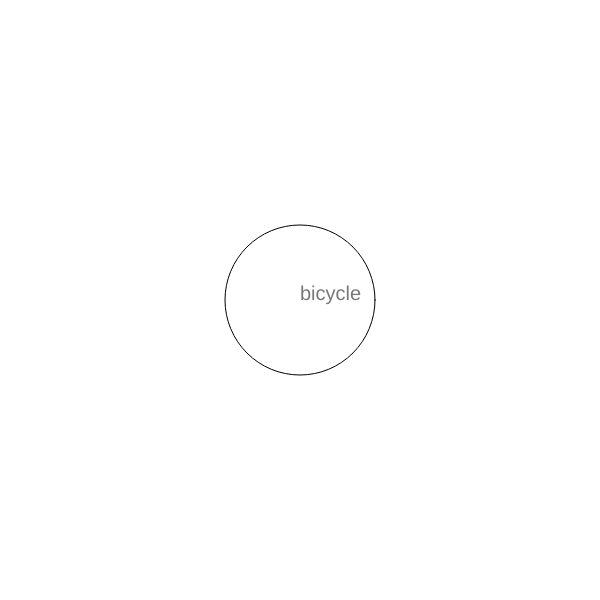
Frame 1 (no input)
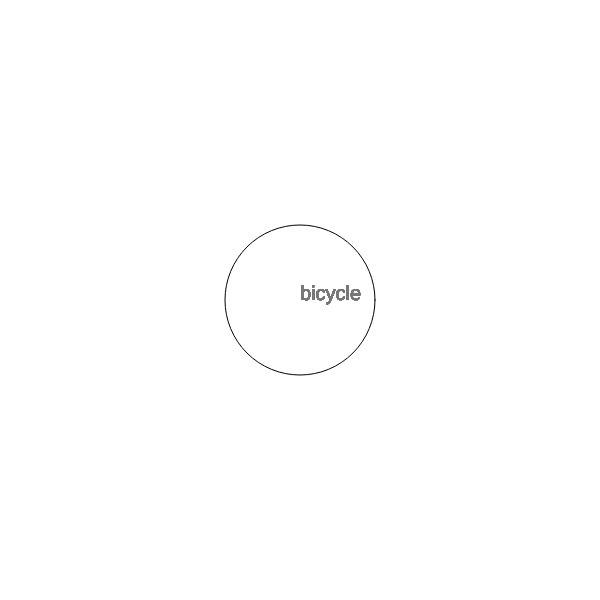
Frame 60 (no input)
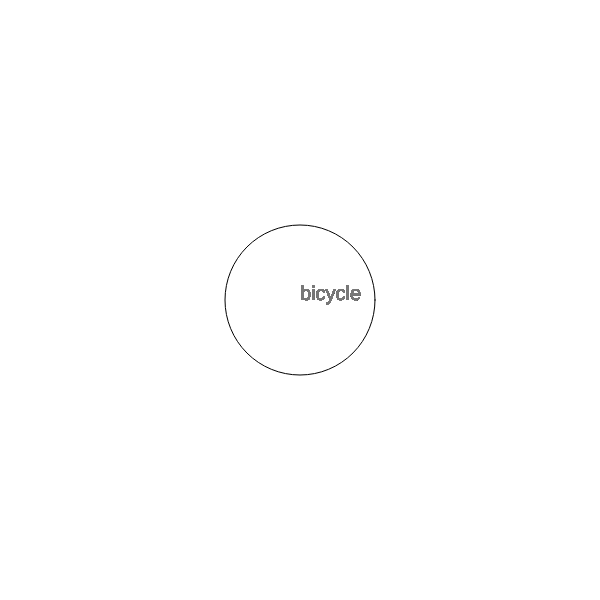
Frame 120 (the mouse pressed at the canvas centre since frame 60)

The p5.js sketch that drew these frames (run headless with seeded random() and noise() and a simulated clock; from frame 60 on, the mouse is pressed at the canvas centre):

// p5.js sketch
// ── sketch.js
var nouns = ["truck","pie","car","baseball","potato","banana","train","trash","lamp","chair","camera","sister","brother","mother","father","dog","snow","phone","toe","butt","box","book","montana","Seattle","kayak","park","capitol","president","desk","Hollywood","mountain","bicycle","television","soccer","cake"]
var adj = ["steep","woebegone","quaint","separate","longing","rich","majestic","dead","miscreant","free","freezing","psychedelic","light","macho","magical","brown","valuable","ordinary","homely","incredible","poor","curly","unusual","third"]
var adv = ["carefully", "adoringly", "competitively", "eagerly", "really", "quietly", "loyally", " quickly", ""]
var verbs = ["admire", "annoy", "avoid", "beg", "bend", "care", "confide", "deceive", "dare", "envy", "exaggerate", "fear", "fix", "feel", "guess", "hand", "help", "hurry", "inspire", "interfere", "listen", "learn", "mail", "meet", "melt", "play", "promise", "pretend", "race", "recognize", "risk", "rush", "stop", "surprise", "tell", "twist", "understand", "utter", "warn", "whisper", "worry", "yell"]
var nounPPT = nouns[Math.floor(Math.random()*nouns.length)];
//var adjD = adj[Math.floor(Math.random()*adj.length)];  


x = 300

function setup() {
  background(255);
  createCanvas(600,600);
}

function draw() {
  noFill();
  ellipse(x,300, 150,150);
  

  noStroke();
  fill(120);
  textSize(20);
  text(nounPPT, x, 300);
  //text(adjD, x + 50, 300)
}
